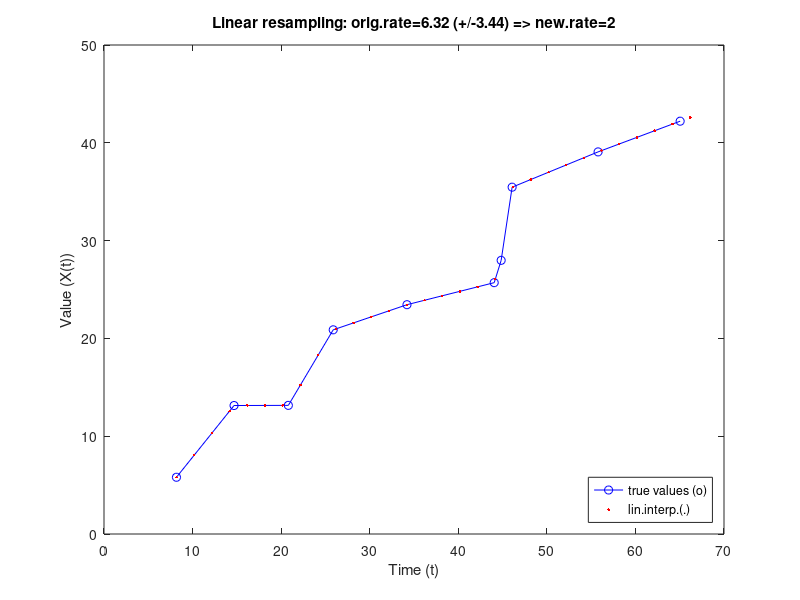

Reproduce this figure in MATLAB.
%---------------------------------------------------------------------------
%
%    PROJECT:        -
%    PACKAGE:        (signal processing / general tools)
%    FILE:           'resampl1.m'
%
%    PURPOSE:        Provide 1-pass fixed-rate linear resampling
%    VERSION:        1.0
%
%    STAGE:          BETA
%    UPDATED:        05-Jan-2017/10:00
%
%    HISTORY:        version 1.0: implemented core functionality (05-Jan-2017/10:00)
%
%    DESCRIPTION:    This is a template stand-alone code (no externals required) for a 
%                    simple 1-pass fixed rate linear resampler. Specifically, the script
%                    can be used as-is or as base for a function, which take a series of
%                    pairs <t,x> and a requested fixed resampling rate and it produces
%                    a new series of <t',x'> using stepwise linear regressors.
%                    The script includes a data sorting step against <t>, which is not
%                    implemented here internally and can be removed if the input data
%                    are already expected to be sorted. In case of no sorting step here,
%                    the script is completely 1-pass, which means that all elements of
%                    the two input vectors (ref. points) are read only once for the 
%                    entire resampling process. This is particularly useful when this
%                    implementation is to be applied directly to extremely large input 
%                    files (e.g. columns in .csv) with only minimal memory usage for
%                    the calculations and only sequential read mode for speed.
%
%    INPUT:          Tt : [Nx1] column vector with timestamps (e.g. secs)
%                    Xt : [Nx1] column vector with data series (ref. points)
%                    Trate : (scalar) arbitrary fixed-rate for resampling
%
%    OUTPUT:         Nr : (scalar) length of new column vectors
%                    D  : [Nr x2] two column vectors with resampled points
%                            D(Nr,1) : new timestamps
%                            D(Nr,2) : new data series
%
%    NOTE:           This work is supported by the DART project (H2020): "Data-Driven 
%                    Aircraft Trajectory Prediction Research" (http://dart-research.eu) 
%                    and the Data Science Lab (http://www.datastories.org) at the 
%                    University of Piraeus, Greece (http://www.unipi.gr).
%
%    AUTHOR:         Harris Georgiou (MSc,PhD) - IS/IT Engineer (R&D)
%    COPYRIGHT:      Data Science Lab @ UniPi (c) 2017 - http://datastories.org
%    LICENCE:        Creative Commons (CC-BY-SA) 4.0/I - http://creativecommons.org
%
%---------------------------------------------------------------------------


%... initialize ...

clear all;

% create a sample random walk to test the process
% employ N steps of (5 +/- 5) value change in each
N=10;
Tt=rand(N,1)*10; for k=2:N, Tt(k)=Tt(k-1)+Tt(k); end;
Xt=rand(N,1)*10; for k=2:N, Xt(k)=Xt(k-1)+Xt(k); end;

% set the resampling fixed rate (normally: < Trange/N)
Trate=2;

%... linear interpolation for resampling ...

% step 1: sort against T
% (can be removed if already sorted)
[Tts,si]=sort(Tt);
Xts=Xt(si);
disp([Tts Xts]);

% step 2: resample with new (fixed) rate
Trng=Tts(N)-Tts(1);         % true value range for T
Xrng=Xts(N)-Xts(1);         % true value range for X
Nr=ceil(Trng/Trate)+1;      % add one more for last extrapolation
D=zeros(Nr,2);              % pre-allocate results for speed

D(1,:)=[Tts(1) Xts(1)];     % fill-in from initial point (true)
u=2;                        % initialize upper bound for search
for k=2:Nr-1
    D(k,1)=D(k-1,1)+Trate;                  % 1: update timestamp (resampled)
    while (D(k,1)>=Tts(u)),  u=u+1;  end;   % 2: update upper bound (T.high)
    
    % 3: use current frame to resample data value using piecewise linear interpolation
    D(k,2) = (Xts(u)-Xts(u-1))/(Tts(u)-Tts(u-1)) * (D(k,1)-Tts(u-1)) + Xts(u-1); 

    % 4: display new point id, upper bound id, current frame, resampled value
    fprintf('k=%d, u=%d:  %g <= %g < %g : %g\n',k,u,Tts(u-1),D(k,1),Tts(u),D(k,2));    
end

% step 3: extrapolate for last point (same as in-loop)
D(Nr,1)=D(k,1)+Trate;
D(Nr,2) = (Xts(u)-Xts(u-1))/(Tts(u)-Tts(u-1)) * (D(Nr,1)-Tts(u-1)) + Xts(u-1); 
fprintf('Nr=%d, u=%d:  %g <= %g < %g : %g\n',Nr,u,Tts(u-1),D(Nr,1),Tts(u),D(Nr,2));    

%... plot results ...
figure(1);
plot(Tts,Xts,'bo-',D(:,1),D(:,2),'r.');
msg=sprintf('Linear resampling: orig.rate=%.2f (+/-%.2f) => new.rate=%g',mean(diff(Tts)),std(diff(Tts)),Trate);
title(msg);
xlabel('Time (t)');  ylabel('Value (X(t))');
legend('true values (o)','lin.interp.(.)','Location','SouthEast');

% main result: D(,)=<t',x'> with Nr rows
